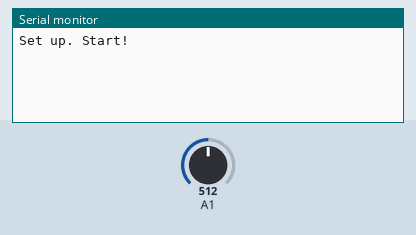
The sketch below on a simulated Arduino Uno, built with avr-gcc and run on an emulated ATmega328P. Shown: the last lines printed to the serial monitor. The test bench sets the inputs (shaded band); at power-on: A1 = 512.

Above: at 1.2 s.
1.3 s: A1 set to 716
At 2.7 s:
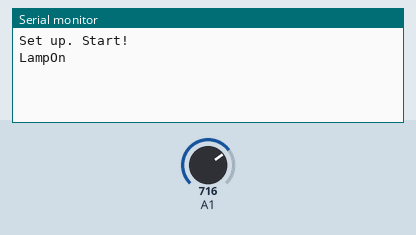
3.0 s: A1 set to 511
At 4.1 s:
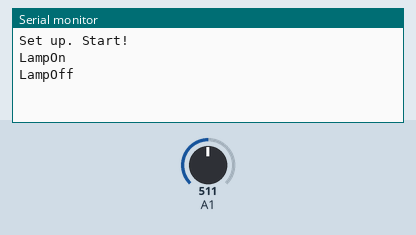

The sketch:

Sensor_CDS_TimerISR_1108.ino
```cpp
#define CDS_Value 60

#include <TimerOne.h>

volatile bool timer1Flag = false;

int CDS, CDS_PERCENT, CDS_STATE, CDS_STATE_LAST;

void setup()
{
    Serial.begin(9600);
    Serial.println("Set up. Start!");

    Timer1.initialize(500000); // us단위, 0.5초
    Timer1.attachInterrupt(timer1Isr); // 인터럽트 핸들러 함수 추가
}

void loop()
{
  if(timer1Flag)
  {
    CDS = analogRead(A1);
    CDS_PERCENT = map(CDS,0,1023,0,100);

    if(CDS_PERCENT > CDS_Value)
    {
      CDS_STATE = 1;
    }
    else
    {
      CDS_STATE = 0;
    }

    timer1Flag = false;
  }

  if(Serial.available())
  {
    char str[20];
    int cnt, sen, VAR_PERCENT;

    sen = analogRead(A0);
    VAR_PERCENT = map(sen,0,1023,0,100);

    cnt = Serial.readBytesUntil('\n', str, sizeof(str));
    str[cnt]= '\n';
    str[cnt+1]= '\0';

    if(!strcmp(str,"getsensor\n"))
    {
      Serial.print("VAR: ");
      Serial.print(VAR_PERCENT);
      Serial.print("% ,");

      Serial.print("CDS: ");
      Serial.print(CDS_PERCENT);
      Serial.println("%");
    }
  }

  if(CDS_STATE != CDS_STATE_LAST)
  {
      if(CDS_STATE == 1)
      {
        Serial.println("LampOn");
      }
      else if(CDS_STATE == 0)
      {
        Serial.println("LampOff");
      }
      CDS_STATE_LAST = CDS_STATE;
  }
}

void timer1Isr()
{
  timer1Flag = true;
}
```

Measured:
- after the input at 1.3 s, the serial monitor: prints a new line after 0.20 s (image 1)
- after the input at 3.0 s, the serial monitor: prints a new line at once (image 2)
